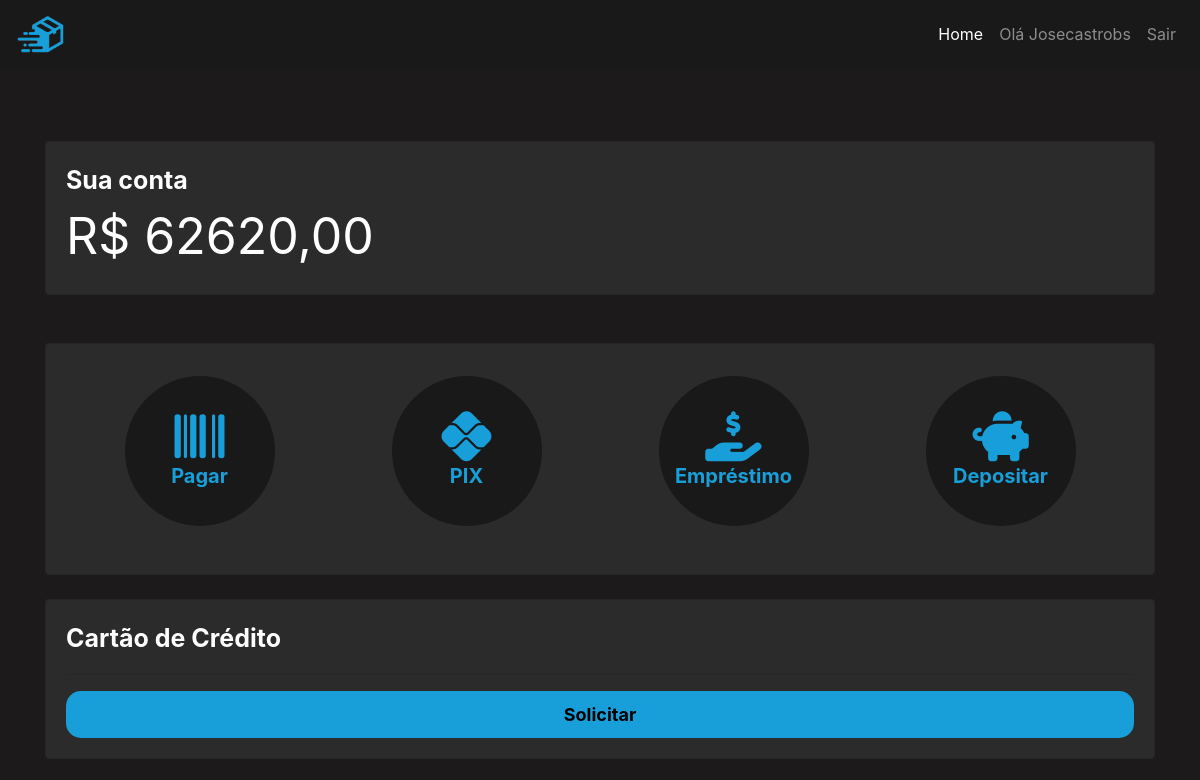
Page /conta/home/ (signed in, upper part) on the earlier database version.
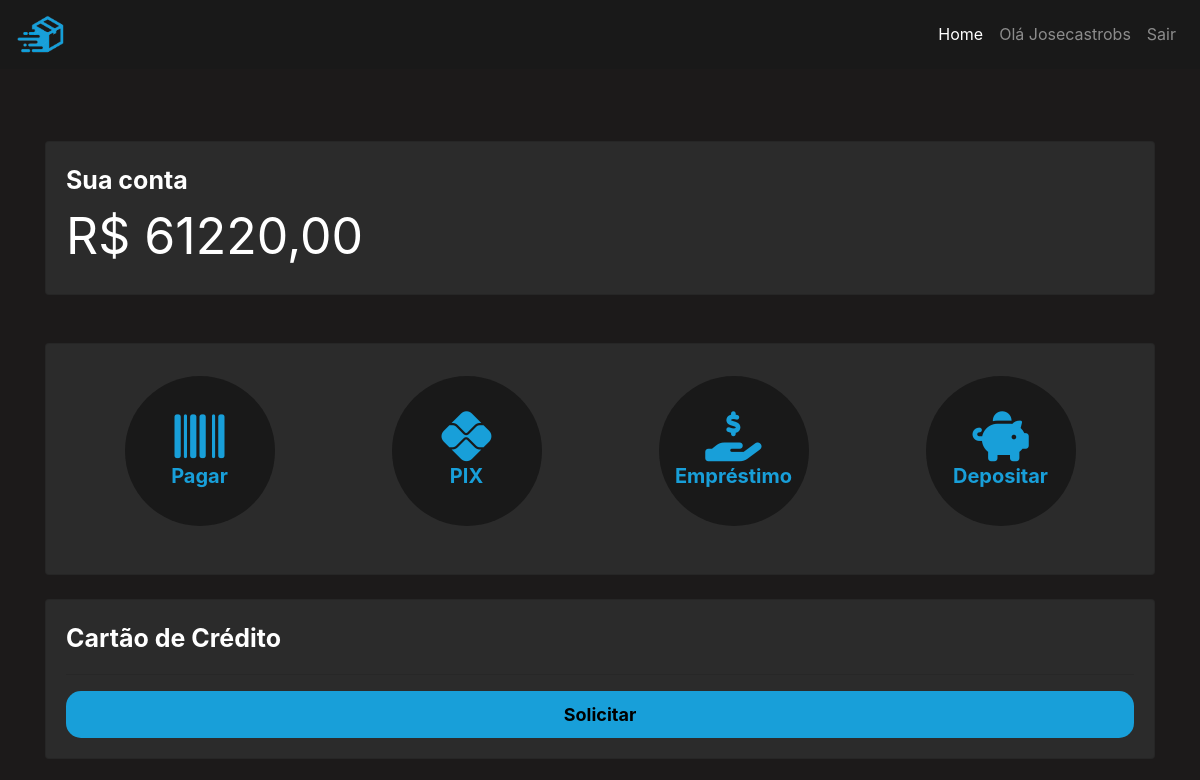
Same page on the later database version.
### cliente/models.py (models this page shows, shortened)
class Conta(models.Model):
    numero_conta = models.CharField(max_length=12, unique=True)
    agencia = models.CharField(max_length=6)
    banco = models.CharField(default='0934', max_length=4)
    saldo = models.FloatField(default=0)
    data_abertura = models.DateField(default=datetime.now())
    status_conta = models.CharField(max_length=12)
    chave_pix = models.CharField(max_length=50, unique=True, null=True, blank=True)
    cliente = models.ForeignKey(Cliente, on_delete=models.CASCADE, null=True)

### cliente/views.py (the view)
# urls.py: path('home/', views.home_credit_card, name='home_credit_card')
@login_required(login_url="/conta/login/")
def home(request):
    id_user: int = request.user.get_id
    conta = Conta.objects.get(cliente=id_user)
    user = Cliente.objects.get(id=id_user)
    return render(request, 'cliente/home.html', {'conta': conta, 'user': user})

### cliente/models.py (called while the page is built)
    @property
    def get_id(self):
        return self.id

### cliente/templates/cliente/home.html (shortened to what this page needs)
{% extends 'bases/base.html' %}
{% load static %}
{% block 'head' %}
    <link rel="stylesheet" href="{% static 'cliente/css/home.css' %}">
{% endblock %}
{% block 'user_name' %}
        Olá {{user.username.title}}
{% endblock %}
{% block 'body' %}
        <br>
        <br>
                <a style="text-decoration: none; color:white;" href="#">
                    <div class="card">
                        <div class="row">
                            <div class="col-md-8">
                                <span  class="fonte-destaque">Sua conta</span><br>
                                <span class="fonte-destaque" style="font-size: 50px; font-weight: normal">R$ {{conta.saldo}}0</span>
                            </div>
                            <div class="col-md">
                            </div>
                        </div>
                    </div>
                </a>
        <br>
        <br>
       <div class="card">
        <table class="table table-borderless" align="center">
            <thead>
              <tr align="center">
                <th scope="col">
                    <div class='link-home'>
                        <a href="{% url 'pagar_boleto' %}" class="link-item">
                            <i class="fa-solid fa-barcode" style="color: #189fd9; font-size: 50px;"></i><br>
                            <span style="font-size: 20px; color:#189fd9;">Pagar</span>
                        </a>
                    </div>
                </th>
                <th scope="col">
                    <div class='link-home'>
                        <a href="{% url 'tranferencia_pix' %}" class="link-item">
                            <i class="fa-brands fa-pix" style="color: #189fd9; font-size: 50px;"></i><br>
                            <span style="font-size: 20px; color:#189fd9;">PIX</span>
                        </a>
                    </div>
                </th>
                <th scope="col">
                    <div class='link-home'>
                        <a href="{% url 'realizar_emprestimo' %}" class="link-item">
                            <i class="fa-solid fa-hand-holding-dollar" style="color: #189fd9; font-size: 50px;"></i><br>
                            <span style="font-size: 20px; color:#189fd9;">Empréstimo</span>
                        </a>
                    </div>
                </th>
                <th scope="col">
                    <div class='link-home'>
                        <a href="{% url 'gerar_boleto' %}" class="link-item">
                            <i class="fa-solid fa-piggy-bank" style="color: #189fd9; font-size: 50px;"></i><br>
                            <span style="font-size: 20px; color:#189fd9;">Depositar</span>
                        </a>
                    </div>
                </th>
              </tr>
            </thead>
        </table>
        </div>
        <br>
                <div class="card">
                    {% if not credit_card %}
                        <span class="fonte-destaque">Cartão de Crédito</span>
                        <hr class="hr-borda">
                        <a href="" class="botao-principal">Solicitar</a>
                    {% endif %}
                </div>
                <br>
        <br>
        <br>
        <br>
        <br>
{% endblock %}

Differences in the rows shown:
changed Conta: saldo "62620,0" → "61220,0"
